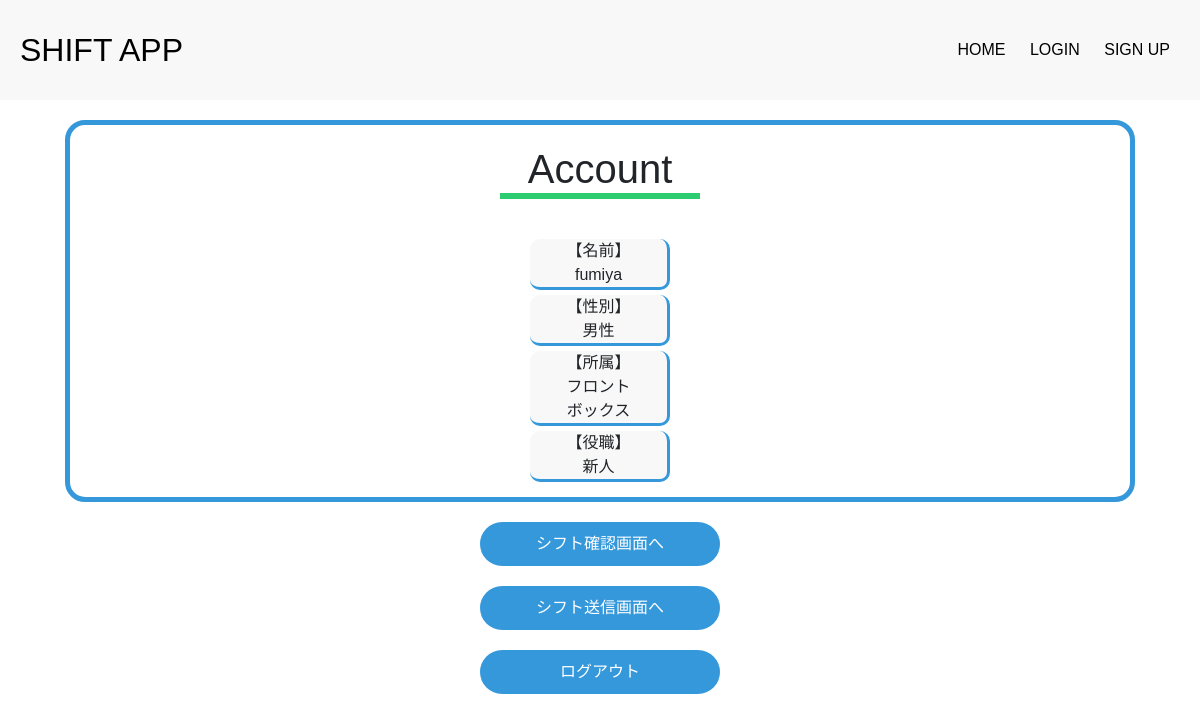
Page /profile/1/ on the committed database.
### account/models.py (models this page shows, shortened)
class Account(models.Model):
    user = models.OneToOneField(User, on_delete=models.CASCADE, primary_key=True)
    name = models.CharField(verbose_name='名前', max_length=50)
    section = models.ManyToManyField(Section, verbose_name='セクション', blank=True)
    gender = models.CharField(verbose_name='性別', max_length=1, choices=GENDER_CHOICES, default='1')
    duties =  models.CharField(verbose_name='役職', max_length=1, choices=DUTIES_CHOICES, default='3')

class Section(models.Model):
    name = models.CharField(max_length=1, choices=SECTION_CHOICES)

### account/views.py (the view)
# urls.py: path('profile/<int:pk>/', views.detailfunc, name='account_detail'),
def detailfunc(request, pk):
    object = Account.objects.get(pk=pk)
    return render(request, 'account/account_detail.html', {'object':object})

### account/templates/account/account_detail.html (shortened to what this page needs)
{% extends 'account/base.html' %}
{% block body %}
<div class="container">
    <div class="account-box">
        <h1>Account</h1>
        <div class="account-element">
            <p>【名前】<br> {{ object.name }}</p>
        </div>
        <div class="account-element">
            <p>【性別】 <br> {{ object.get_gender_display }}</p>
        </div>
        <div class="account-element">
            <p>【所属】 <br>
                {% for item in object.section.all %}
                {{ item.get_name_display }} <br>
                {% endfor%}
            </p>
        </div>
        <div class="account-element">
            <p>【役職】 <br> {{ object.get_duties_display }}</p>
        </div>
    </div>
    <div class="url-box">
        <p><a href="{% url 'month_with_schedule' user.pk %}">シフト確認画面へ</a>
        <p><a href="{% url 'month_with_forms' user.pk %}">シフト送信画面へ</a>
        <p><a href="{% url 'logout' %}">ログアウト</a>
    </div>
</div>
{% endblock body %}

### static/css/styles.css (style rules this page uses)
body { margin: 0; padding: 0; font-family: sans-serif; }
.account-box { margin : 20px ; padding : 10px 0 ; border: 5px solid #3498db ; border-radius : 20px ; }
.account-box h1 { width: 200px ; text-align: center ; margin: 0 auto ; margin-bottom: 40px ; padding: 10px 10px 0 10px ; border-bottom: 6px solid #2ecc71 ; }
.account-element { background: #f8f8f8 ; width: 140px ; margin: 0 auto ; margin-bottom: 5px ; padding: 0 ; border-bottom: 3px solid #3498db ; border-right: 3px solid #3498db ; border-radius: 10px ; text-align: center ; vertical-align: center; }
.account-element p { margin: 0 ; }
.url-box p { margin: 0 auto ; width: 240px ; }
.url-box a { border: 0; background: #3498db; display: block; margin: 20px auto ; text-align: center; padding: 10px 40px; outline: none; color: white; border-radius: 24px ; transition: 0.25s; cursor: pointer; }

### rows in the picture
Account: name "fumiya", gender "男性", duties "新人"
Section: name "フロント"
Section: name "ボックス"
